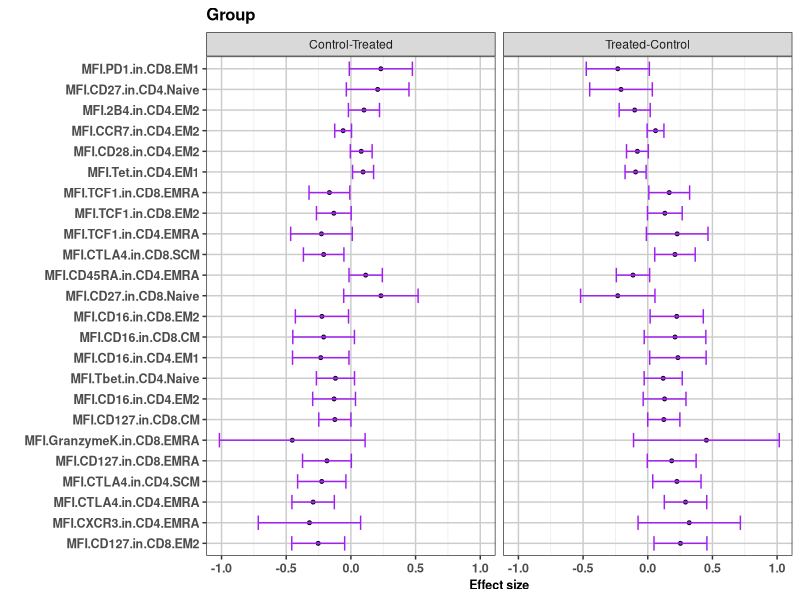
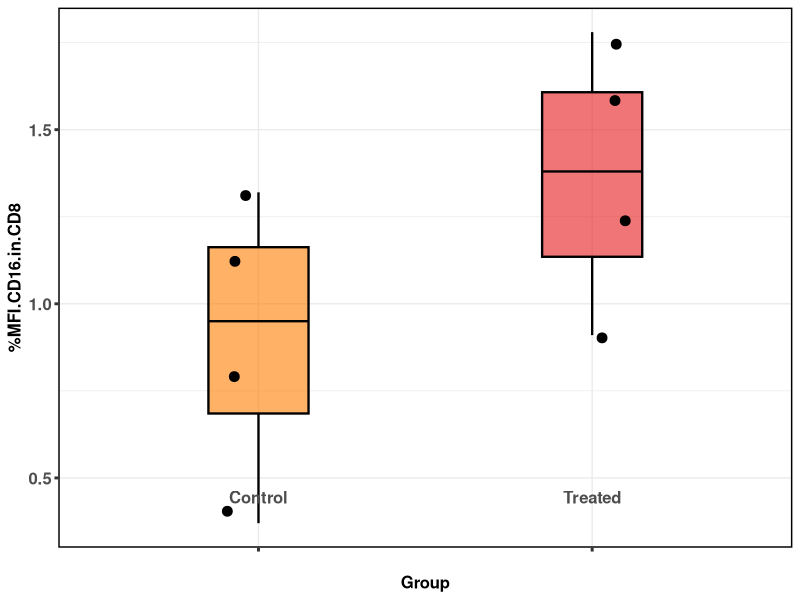
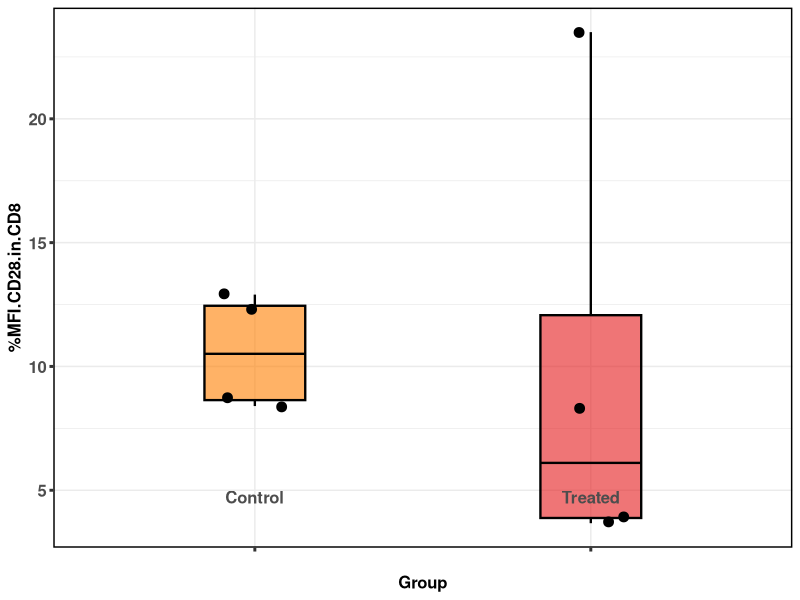
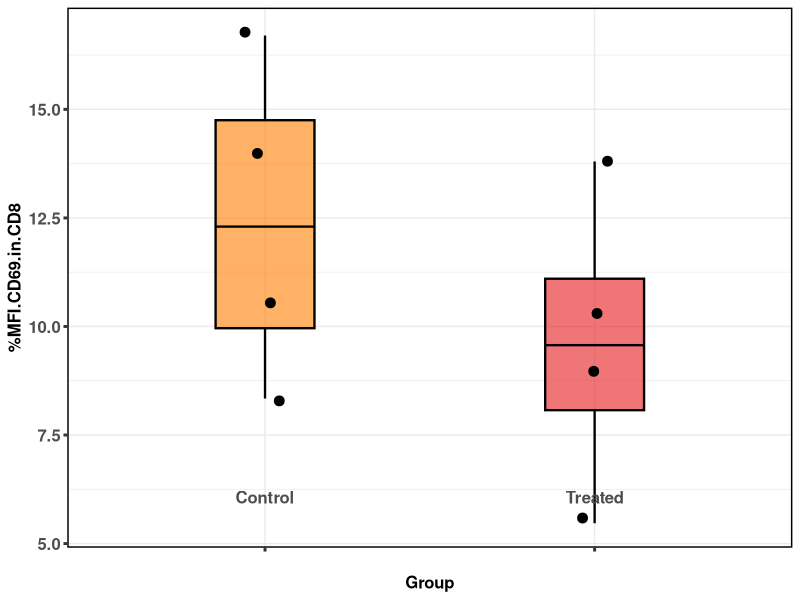
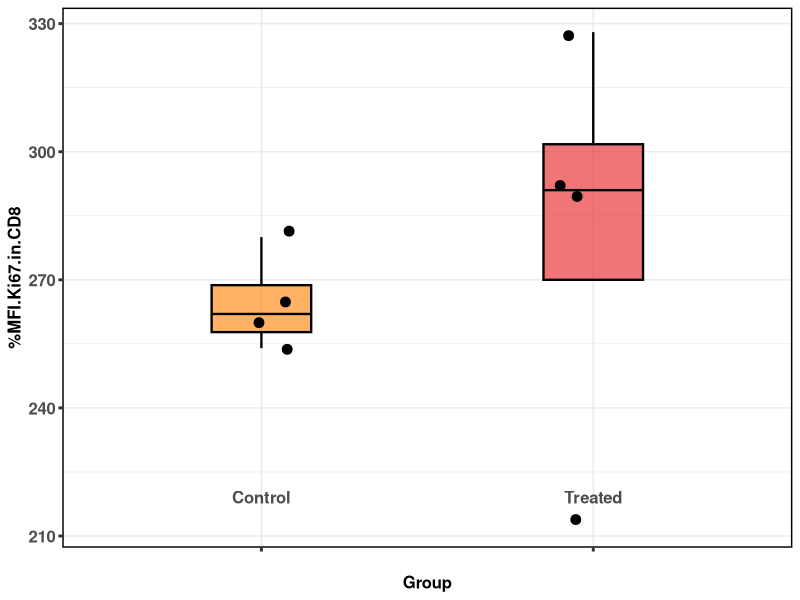
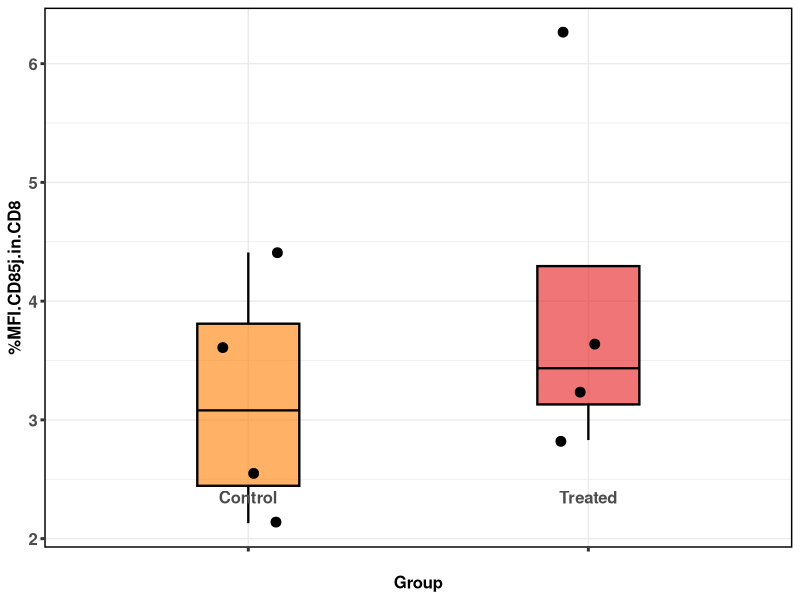
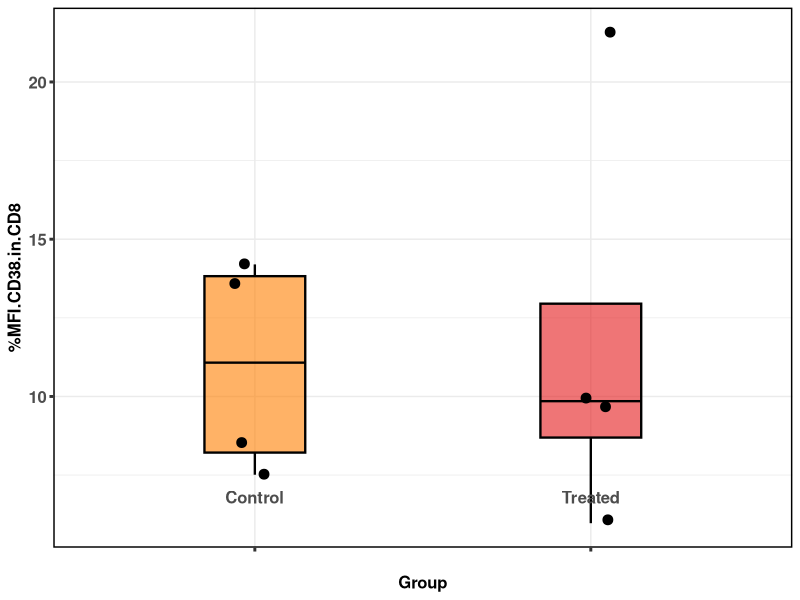
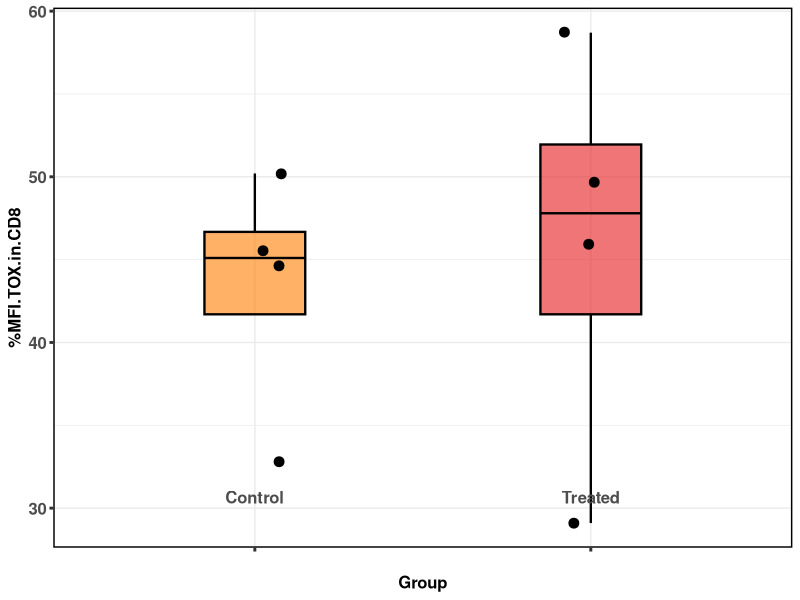

These figures' R source, in order: (Note: this script raises an error after producing the figures.)
## This script has been created by Cécile Alanio in the Wherry lab (version April 2019)
## It is inspired by scripts developed by Jacob Bergstedt, at Lund University, Sweden in 2016, in the context of the Milieu Interieur project

## The purpose of this script is to perform multiple regression analysis on datas extracted from FlowJo analysis of CyTOF-normalized fcs files

## For a matter of clarity, we provide here with an example where we do want to investigate the association of CMV serology with CyTOF-generated immunophenotypes
## For this, we import normalized fcs files into the FlowJo_T.wspt template provided as supplementary
## After carefully reviewing the gates as indicated in the text, we export the pre-defined table as a .csv file, and call it here in the script

## The steps described below will allow us to run a multiple linear regression analysis, where (i) CMV serology is the treatment (= predictor = potentially having an effect), 
## (ii) CyTOF is the response (the imprint), (iii) age, gender, tabac, BMI and batch variables are included as covariates
## This is meant to answer the question of ?? can we detect any association of CMV serostatus with T cells in circulation? ?? 

## For ease of organization, we recommend creating a CyTOF Folder with 4 subsequent subfolders: 
# CyTOF_Normalized_Files
# CyTOF_Tables
# CyTOF_Subset_Files
# CyTOF_cytofkit
# CyTOF_plots

#### Set wd and useful packages ---------------------------------------------------------------
setwd(".")
library(dplyr)
library(rio)
library(ggplot2)
library(RColorBrewer)
library(stringr)
library(scales)

brewer.set <- "Set1"
brewer.colours.CMV <- brewer_pal(palette = brewer.set)(5)[c(5,1)]
font_family="Helvetica"

#### Set up 4 Functions: CreateModelList, GetLmNames, FitLinearModels2, SelectSignificantTests, and PlotResult --------
CreateModelList <- function(models.2.fit, controls){
  CreateModelSubList <- function(models.2.fit, controls){
    lapply(1:nrow(models.2.fit), function(i) list(model = c(models.2.fit[i, -1]), 
                                                  treatments = models.2.fit[i, "treatment"],
                                                  response = models.2.fit[i, "response"]))
  }
  controls <- c("Control")
  models.2.fit <- as.matrix(models.2.fit)
  models.2.fit <- CreateModelSubList(models.2.fit, controls)
}


GetLmNames <- function(frame){
  levels.4.frame <- lapply(frame, levels)
  Reduce(c, lapply(names(levels.4.frame), function(x) paste0(x, levels.4.frame[[x]][-1])))
}

FitLinearModels2 <- function(model.list, variable.frame){
  FitSpecifiedModel <- function(model, variable.frame){
    treatments.lm.names <- GetLmNames(variable.frame[model$treatments])
    data_in<-data.frame(y = variable.frame[[model$response]], variable.frame[model$model])
    
    fit_level<-function(ref_group,model,data_in){
      
      lm_Res<-data.frame(summary(lm(y ~ relevel(Group,ref=ref_group) ,data = data_in ,
                                    singular.ok = FALSE, na.action = na.omit))$coefficients[-c(1),,drop = FALSE])
      lm_Res$Comp_group<-rownames(lm_Res)
      lm_Res$Comp_group <- gsub("relevel(Group, ref = ref_group)", "",lm_Res$Comp_group)
      data.frame(response = model$response, treatment = model$treatments,Ref_group=ref_group,lm_Res , row.names = NULL)
    }
    groups<-as.character(unique(data_in$Group))
    result.frame <- as.data.frame(Reduce(rbind, lapply(groups, fit_level,model=model, data_in=data_in)))
  }
  result.frame <- as.data.frame(Reduce(rbind, lapply(model.list, FitSpecifiedModel, variable.frame = variable.frame)))
  names(result.frame)[4:7] <- c("estimate", "se", "t", "p")
  result.frame$fdr <- p.adjust(result.frame$p, method = "fdr" )
  result.frame
}

# here in sign.levels, you can set the threshold for significance = threshold/2, ie here 0.025 means a threshold at P=0.05
SelectSignificantTests <- function(inference.results, sign.measure = "p", sign.level = 0.025){
  is.significant <- inference.results[,sign.measure] <= sign.level*2
  number.of.significant.tests <- sum(is.significant)
  alpha <- number.of.significant.tests/nrow(inference.results)*sign.level/2
  prob.thresh <- qnorm(1-alpha)
  sign.effects <- inference.results[is.significant,]
  sign.effects.plot.frame <- data.frame(sign.effects[,c("treatment", "response", "Ref_group","Comp_group")], 
                                        mean = sign.effects$estimate,
                                        lower = sign.effects$estimate-prob.thresh*sign.effects$se,
                                        higher = sign.effects$estimate+prob.thresh*sign.effects$se, stringsAsFactors = FALSE)
  sign.effects.plot.frame$legend <- factor(sign.effects.plot.frame$response)
  sign.effects.plot.frame
}

PlotResult <- function(sign.effects.plot.frame){
  path <- file.path(".", "Plots")
  ifelse(!dir.exists(path), dir.create(path), FALSE)
  sign.treatments <- unique(sign.effects.plot.frame$treatment)
  for(j in seq_along(sign.treatments)){
    sign.treatment <- sign.treatments[j]
    plt.vars <- sign.effects.plot.frame %>% filter(treatment == sign.treatment)
    plt <- ggplot(plt.vars, aes(x = reorder(legend, desc(mean)), y = mean, ymin = lower, ymax = higher))
    plt <- plt+geom_point(size = 1, shape=21, fill="purple") + geom_errorbar(width=0.7, position=position_dodge(0.05), color="purple")
    plt <- plt+coord_flip()+ggtitle(sign.treatment)
    plt <- plt+xlab("")+theme_bw() + theme(plot.title=element_text(size=12, face="bold"), panel.grid.major = element_line(colour = "gray80"), axis.text =element_text(size = font.size, face="bold"), axis.title = element_text(size =font.size, face="bold"), legend.title = element_text(size = font.size, face="bold"))
    plt <- plt+ylab("Effect size") +  guides(colour = guide_legend(title = "Significant (FDR < 0.05)"))
    plt <- plt+facet_grid(.~Comparison)
    ggsave(filename = file.path(path, paste0(sign.treatment, ".pdf")), plt, width = plot.width, height = plot.height)
  }  
}

#### Define graphical parameters ---------------------------------------------------------------
font.size=9
plot.width <- 20
plot.height <- 14

#### Upload 2 dataframes ---------------------------------------------------------------
# (i) the Demo, a table where each line is a donor identified by an ID, and in columns you will have included your "treatment" variables such as Group serostatus, as well as all other needed "Control" covariates, 
# In our example, the ID column header is coded as SUBJID, the CMV column contains information about the serostatus of the donors, Control column indicates the experiment number, and the 268 column after are the immunophenotypes
# and (ii) the "response" dataframe - here the csv file exported from FlowJo 

Demo = read.csv("Table.csv", header=TRUE, stringsAsFactors = F,row.names = 1)
#Ignore the last two rows which are the Mean and SD for each exported column from FlowJo
#make sure your treatment variables are factors
Demo = Demo[-c((nrow(Demo)),(nrow(Demo)-1)),]

#Create the group column accordingly
n1=4
Demo$Group=as.factor(c(rep("Control",n1),rep("Treated",(nrow(Demo)-n1))))

# make sure your response immunophenotypes are numeric values
Demo[,1:(ncol(Demo)-1)]  <- lapply(Demo[,1:(ncol(Demo)-1)], function(x) {
  if(is.integer(x)) as.numeric(as.character(x)) else x
})
#### Identify the treatment variables you want to explore - for example here CMV serostatus, but you may choose several ones ---------------------------------------------------------------
# you need to keep SUBJID column herein
Demo$SUBJID=rownames(Demo)
treatment = Demo %>% select(Group, SUBJID)

#### Identify the dataset with your response variables = the CyTOF-based FlowJo-exported .csv dataset, and normalize MFIs ---------------------------------------------------------------
CyTOF = Demo[,1:(ncol(Demo)-2)]
is.mfi <- grepl("^MFI.", colnames(CyTOF))
is.percentage <- grepl("^Percentage", colnames(CyTOF))
#MFI values are normalized using log10 transformation
CyTOF=cbind(CyTOF[,is.percentage],log10(CyTOF[,is.mfi]))

# you need to include SUBJID column herein
CyTOF_SUBJID = select(Demo, SUBJID)
CyTOF= bind_cols(CyTOF, CyTOF_SUBJID)

# you may want to consider an approach for imputing missing NA values
# we suggest to normalize by the mean as in below:

# count NA values in each column
sapply(CyTOF, function(x) sum(is.na(x)))
# impute NA values in each column with mean
for(i in 1:ncol(CyTOF)){
  CyTOF[is.na(CyTOF[,i]), i] <- mean(CyTOF[,i], na.rm = TRUE)
}

#### Merge your CyTOF and treatment datasets ---------------------------------------------------------------
CyTOF = semi_join(CyTOF, treatment, by="SUBJID")
# remove SUBJID
CyTOF = CyTOF %>% select(-SUBJID)

#### Isolate covariates you need as Control in the regression ---------------------------------------------------------------
cova = Demo %>% select(SUBJID, Group)
# merge your cova and treatment datasets
cova = semi_join(cova, treatment, by="SUBJID")
# remove SUBJID from both dataframes
cova = cova %>% select(-SUBJID)
treatment = treatment %>% select(-SUBJID)

#### Run the regression analysis ---------------------------------------------------------------
# Build a single processed dataframe
variable.frame <- cbind(treatment, cova, CyTOF)
# Create Model List
models.2.fit <- expand.grid(response = names(CyTOF), treatment = names(treatment), stringsAsFactors = FALSE)
model.list <- CreateModelList(models.2.fit)
# Fit Linear Models
inference.results <- FitLinearModels2(model.list, variable.frame)
inference.results$Comp_group <- gsub("\\(", "",inference.results$Comp_group)
inference.results$Comp_group <- gsub("\\)", "",inference.results$Comp_group)
inference.results$Comp_group <- gsub("relevelGroup, ref = ref_group", "",inference.results$Comp_group)
# Export the inference results on a csv file
export(inference.results, "inference_results.csv")
# SelectSignificantTests
inference.frame <- SelectSignificantTests(inference.results)
inference.frame$Comparison=paste0(inference.frame$Comp_group,"-",inference.frame$Ref_group)

# PlotResult
inference.plots <- PlotResult(inference.frame)


###### Marker wise MFI plot in each subset
var=colnames(Demo)[1:(ncol(Demo)-3)]
for (variable in var) {
  a <- ggplot(data=Demo, aes(x=Group, y=get(variable), fill=Group))
  a <- a + geom_boxplot(colour="black", width=0.3, fatten=1, alpha=0.6, size=0.8, outlier.shape=NA)
  a <- a + geom_jitter(width=0.1, size=3, alpha=1)
  a <- a + scale_fill_manual(values = brewer.colours.CMV)
  a <- a + theme_bw()
  a <- a + ylab(paste0("%", variable))
  a <- a + theme(legend.title=element_blank()) 
  a <- a + theme(legend.position="none")
  a <- a + theme(axis.text=element_text(size=12, face="bold"), axis.text.x=element_text(vjust=17, size=12, face="bold"))
  a <- a + theme(panel.border = element_rect(linetype = "solid", size=1, colour = "black"))
  a <- a + theme(axis.title=element_text(size=12, face="bold"),axis.ticks=element_line(size=1))
  a
  ggsave(filename=paste0(variable, ".pdf"), plot=a, device="pdf", path=file.path(".", "Plots"), width=5, height=3)
}
